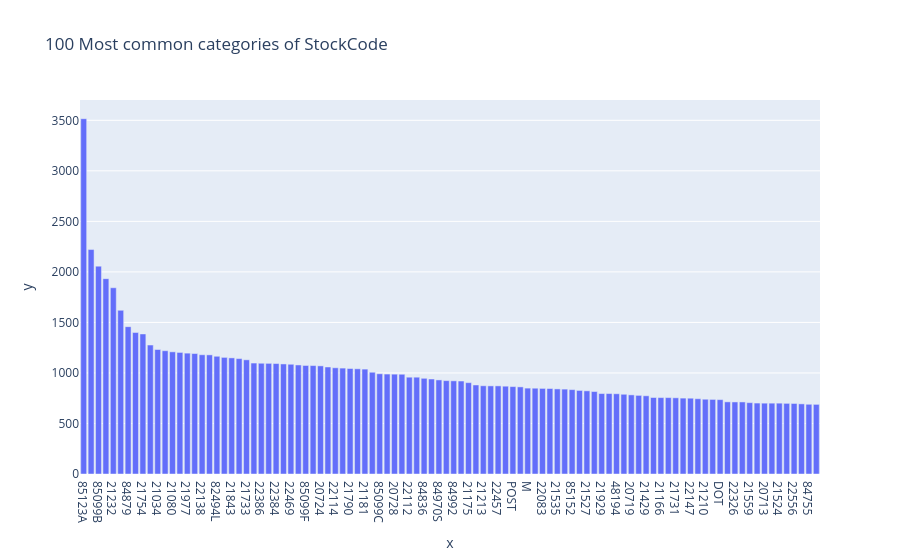

This figure's notebook cell:
### Markdown cell above
Análisis de la primera serie...

### Code cell
profile_serie(df_retail["StockCode"])

### Figure 1 — Plotly figure (JSON) as saved in the notebook; plotly's stock layout.template omitted (floating-point values rounded to 4 significant figures)
{"data": [{"hovertemplate": "x=%{x}<br>y=%{y}<extra></extra>", "legendgroup": "", "marker": {"color": "#636efa", "pattern": {"shape": ""}}, "name": "", "orientation": "v", "showlegend": false, "textposition": "auto", "type": "bar", "x": ["85123A", "22423", "85099B", "21212", "21232", "20725", "84879", "84991", "21754", "20914", "21034", "21931", "21080", "22139", "21977", "22383", "22138", "20727", "82494L", "22470", "21843", "21755", "21733", "21231", "22386", "22411", "22384", "48138", "22469", "20685", "85099F", "22197", "20724", "22382", "22114", "22111", "21790", "47566", "21181", "22086", "85099C", "20726", "20728", "82482", "22112", "84946", "84836", "22090", "84970S", "22149", "84992", "22355", "21175", "22356", "21213", "22077", "22457", "22379", "POST", "22178", "M", "21621", "22083", "21485", "21535", "20972", "85152", "84029E", "21527", "22189", "21929", "22585", "48194", "21928", "20719", "21791", "21429", "82486", "21166", "82580", "21731", "84978", "22147", "21975", "21210", "47591D", "DOT", "22910", "22326", "48187", "21559", "22551", "20713", "20723", "21524", "22865", "22556", "82600", "84755", "84997B"], "xaxis": "x", "y": [3516, 2221, 2057, 1933, 1843, 1620, 1458, 1400, 1386, 1276, 1232, 1220, 1209, 1203, 1196, 1192, 1180, 1179, 1165, 1154, 1149, 1142, 1130, 1098, 1096, 1095, 1093, 1089, 1086, 1079, 1074, 1073, 1070, 1059, 1051, 1048, 1044, 1041, 1038, 1007, 992, 989, 988, 987, 958, 958, 947, 940, 931, 924, 922, 920, 904, 881, 873, 872, 872, 869, 865, 862, 850, 849, 847, 846, 842, 840, 835, 827, 823, 816, 796, 796, 794, 789, 783, 778, 774, 757, 756, 756, 754, 751, 750, 745, 740, 738, 736, 714, 713, 713, 706, 702, 701, 701, 701, 699, 698, 694, 690, 689], "yaxis": "y"}], "layout": {"barmode": "relative", "legend": {"tracegroupgap": 0}, "title": {"text": "100 Most common categories of StockCode"}, "xaxis": {"anchor": "y", "domain": [0, 1], "title": {"text": "x"}}, "yaxis": {"anchor": "x", "domain": [0, 1], "title": {"text": "y"}}}}
